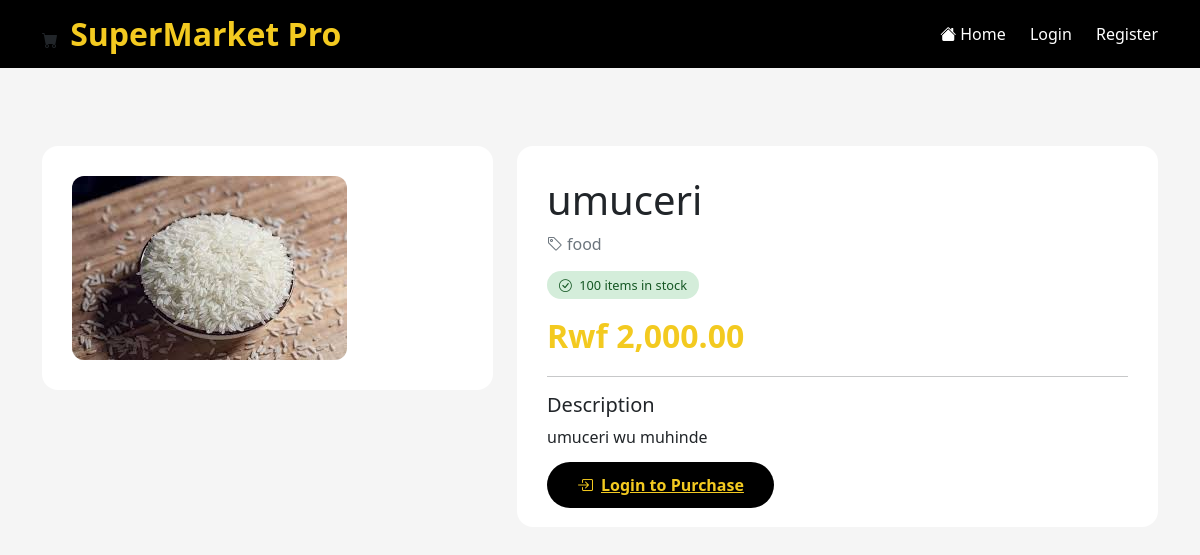
Page /product_detail.php?id=3 on the committed database.
### tables this page shows
CREATE TABLE `products` (
  `id` int(11) NOT NULL,
  `barcode` varchar(50) DEFAULT NULL,
  `name` varchar(200) NOT NULL,
  `description` text DEFAULT NULL,
  `category_id` int(11) DEFAULT NULL,
  `supplier_id` int(11) DEFAULT NULL,
  `price` decimal(10,2) NOT NULL DEFAULT 0.00,
  `cost_price` decimal(10,2) DEFAULT 0.00,
  `stock_quantity` int(11) NOT NULL DEFAULT 0,
  `min_stock_level` int(11) DEFAULT 5,
  `unit` varchar(20) DEFAULT 'piece',
  `image_url` varchar(255) DEFAULT NULL,
  `status` enum('active','inactive') DEFAULT 'active',
  `created_at` timestamp NOT NULL DEFAULT current_timestamp(),
  `updated_at` timestamp NULL DEFAULT NULL ON UPDATE current_timestamp()
);

CREATE TABLE `categories` (
  `id` int(11) NOT NULL,
  `name` varchar(100) NOT NULL,
  `description` text DEFAULT NULL,
  `status` enum('active','inactive') DEFAULT 'active',
  `created_at` timestamp NOT NULL DEFAULT current_timestamp()
);

### product_detail.php (the view, shortened to what this page needs)
<?php
require_once 'config.php';
$id = isset($_GET['id']) ? (int)$_GET['id'] : 0;
$stmt = $pdo->prepare("SELECT p.*, c.name as category_name FROM products p LEFT JOIN categories c ON p.category_id = c.id WHERE p.id = ? AND p.status = 'active'");
$stmt->execute([$id]);
$product = $stmt->fetch();
$is_logged_in = isset($_SESSION['user_id']);
?>
<!DOCTYPE html>
<html lang="en">
<head>
    <link href="https://cdn.jsdelivr.net/npm/bootstrap@5.1.3/dist/css/bootstrap.min.css" rel="stylesheet">
    <link rel="stylesheet" href="https://cdn.jsdelivr.net/npm/bootstrap-icons@1.8.1/font/bootstrap-icons.css">
</head>
<body>
    <div class="top-nav">
        <div class="container">
            <div class="d-flex justify-content-between align-items-center">
                <div class="logo"><i class="bi bi-cart-fill"></i>
                    <h2 class="d-inline-block ms-2">SuperMarket <span>Pro</span></h2>
                </div>
                <div class="nav-links">
                    <a href="index.php"><i class="bi bi-house-fill me-1"></i>Home</a>
                    <?php if ($is_logged_in): ?>
                        <a href="dashboard.php">Dashboard</a>
                        <a href="pos.php">POS</a>
                        <a href="logout.php">Logout</a>
                    <?php else: ?>
                        <a href="login.php">Login</a>
                        <a href="register.php">Register</a>
                    <?php endif; ?>
                </div>
            </div>
        </div>
    </div>
    <div class="container py-5">
        <div class="row">
            <div class="col-md-5">
                <div class="product-detail">
                    <img src="<?php echo $product['image_url'] ?: 'https://via.placeholder.com/500x400/f5f5f5/999?text=Product+Image'; ?>" class="product-image" alt="<?php echo htmlspecialchars($product['name']); ?>">
                </div>
            </div>
            <div class="col-md-7">
                <div class="product-detail">
                    <h1><?php echo htmlspecialchars($product['name']); ?></h1>
                    <p class="text-muted"><i class="bi bi-tag me-1"></i><?php echo $product['category_name'] ?? 'Uncategorized'; ?></p>
                    <div class="mb-3">
                        <span class="stock-badge <?php echo $product['stock_quantity'] > 10 ? 'stock-high' : 'stock-low'; ?>">
                            <i class="bi bi-<?php echo $product['stock_quantity'] > 10 ? 'check-circle' : 'exclamation-triangle'; ?> me-1"></i>
                            <?php echo $product['stock_quantity']; ?> items in stock
                        </span>
                    </div>
                    <div class="product-price">Rwf <?php echo number_format($product['price'], 2); ?></div>
                    <hr>
                    <h5>Description</h5>
                    <p><?php echo nl2br(htmlspecialchars($product['description'] ?: 'No description available.')); ?></p>
                    <div class="mt-4">
                        <?php if ($is_logged_in): ?>
                            <a href="pos.php" class="btn-buy"><i class="bi bi-cart-plus me-2"></i>Buy Now</a>
                        <?php else: ?>
                            <a href="login.php" class="btn-buy"><i class="bi bi-box-arrow-in-right me-2"></i>Login to Purchase</a>
                        <?php endif; ?>
                    </div>
                </div>
            </div>
        </div>
    </div>
</body>
</html>

### product_detail.php (style rules this page uses)
body { background: #f5f5f5; font-family: 'Segoe UI', sans-serif; }
.top-nav { background: #000000; padding: 15px 0; }
.logo h2 { color: #f3ca20; font-weight: 700; margin: 0; }
.nav-links a { color: white; text-decoration: none; margin-left: 20px; }
.product-detail { background: white; border-radius: 16px; padding: 30px; margin-top: 30px; }
.product-image { max-width: 100%; border-radius: 12px; }
.product-price { font-size: 2rem; font-weight: 700; color: #f3ca20; }
.btn-buy { background: #000; color: #f3ca20; border: none; padding: 12px 30px; border-radius: 50px; font-weight: 600; width: 100%; }
.stock-badge { padding: 5px 12px; border-radius: 50px; font-size: 0.8rem; }
.stock-high { background: #d4edda; color: #155724; }

### rows in the picture
products: image_url (picture), name "umuceri", category.name "food", stock_quantity "100", price "2,000.00", description "umuceri wu muhinde"
